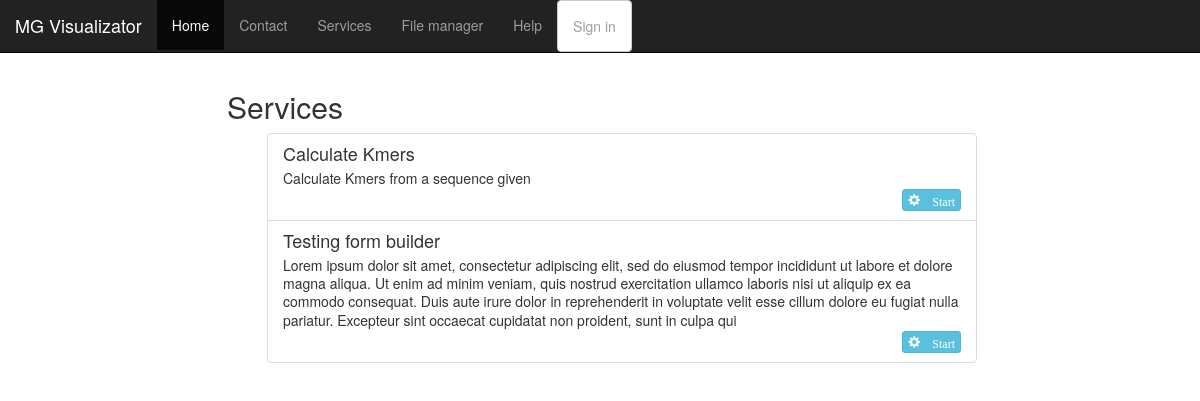
The app's page /services, older data.
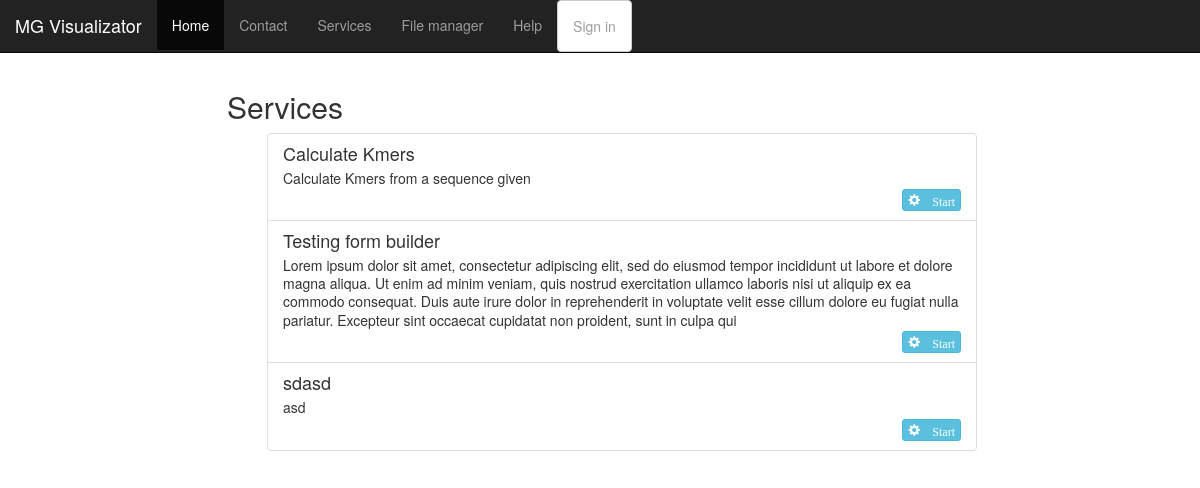
The same page, newer data.
### scripts/models.py (models this page shows)
class Script (models.Model):
    name = models.CharField(max_length=30, null=False)
    exeName = models.CharField(max_length=30, null=False)
    path = models.CharField(max_length=50, null=False)
    help = models.CharField(max_length=400, null=False)
    form = models.CharField(max_length=50, null=False)
    def __str__(self):
        return str(self.pk)

### MGV/views.py (the view)
# urls.py: url(r'^services', views.services_view, name='services_view'),
def services_view(request):
    list = listServices(request)
    print list
    return render(request, 'services.html', {'services': list})

### scripts/views.py (called while the page is built)
def listServices(request):
    print "listServices_scripts"
    return Script.objects.all()

### MGV/templates/services.html (shortened to what this page needs)
{%extends "includes/basic.html"%}
{%load staticfiles%}
{%block content%}
    <div id="main" class="container center-block" role="main">
    		<div class="row row-centered">
			    <div class="col-md-8 col-centered">
                    <h2>Services</h2>
                    <ul>
                    {% for service in services %}
                        <li class="list-group-item clearfix">
                            <h4 class="list-group-item-heading">{{ service.name }}</h4>
                            <p class="list-group-item-text"> {{ service.help }}</p>
                            <span class="pull-right">
                                <form role="form" action="{% url 'serviceInterface' %}" method="POST">
                                    <button type="submit" class="btn btn-xs btn-info glyphicon glyphicon-cog"> Start</button>
                                </form>
                            </span>
                        </li>
                    {% endfor %}
                    </ul>
                </div>
            </div>
    </div>
{% endblock %}

### MGV/templates/includes/basic.html (shortened to what this page needs)
{%load staticfiles%}
<!DOCTYPE html>
<html class="no-js">
<head>
<link rel="stylesheet" href="{% static "css/normalize.css" %}">
<link rel="stylesheet" href="{% static "css/main.css" %}">
<link rel="stylesheet" href="{% static "css/bootstrap.min.css" %}">
<link rel="stylesheet" href="{% static "css/custom.css" %}">
<link rel="stylesheet" href="{% static "css/custom-theme/jquery-ui-1.10.3.custom.css" %}">
</head>
<body role="document">
	<div id="header">
        <nav class="navbar navbar-default navbar-inverse navbar-fixed-top" role="navigation">
            <div class="navbar-header">
                  <a class="navbar-brand" href="#">MG Visualizator</a>
            </div>
            <div class="navbar-collapse collapse">
                <ul class="nav navbar-nav">
                    <li class="navbar-left active"><a href="/">Home</a></li>
                    <li class="navbar-left"><a href="#contact">Contact</a></li>
                    <li class="navbar-left"><a href="{% url 'services_view' %}">Services</a></li>
                    <li class="navbar-left"><a href="{% url 'fileManager_view' %}">File manager</a></li>
                    <li class="navbar-left"><a href="data/MG-Help.pdf">Help</a></li>
                        {% if user.is_authenticated %}
                                <li class="align-right"><a href="#"><i class="fa fa-sign-out fa-fw whiteColor">Welcome {{ user.get_username }}</i></a></li>
                                <li class="align-right"><a href="{% url 'logout_view' %}"><i class="fa fa-sign-out fa-fw redColor">Logout</i></a></li>
                        {% else %}
                            <li>
                                <a class="btn btn-default btn-outline btn-circle collapsed"  data-toggle="collapse" href="#nav-collapse2" aria-expanded="false" aria-controls="nav-collapse2">Sign in</a>
                            </li>
                        {% endif %}
                </ul>
            </div>
        </nav>
	</div>
{%block content%}
{% endblock %}
</body>
</html>

### MGV/static/css/main.css (style rules this page uses)
html, button, input, select, textarea { color: #222; }
html { font-size: 1em; line-height: 1.4; }
.clearfix:before, .clearfix:after { content: " "; display: table; }
.clearfix:after { clear: both; }
.clearfix { *zoom: 1; }

### MGV/static/css/custom.css (style rules this page uses)
body { padding-top: 70px; padding-bottom: 30px; }
.row-centered { text-align:center; }
.col-centered { display:inline-block; float:none; text-align:left; margin-right:-4px; }

Row changes from the older to the newer data that the page shows:
added Script: name "sdasd", help "asd"
